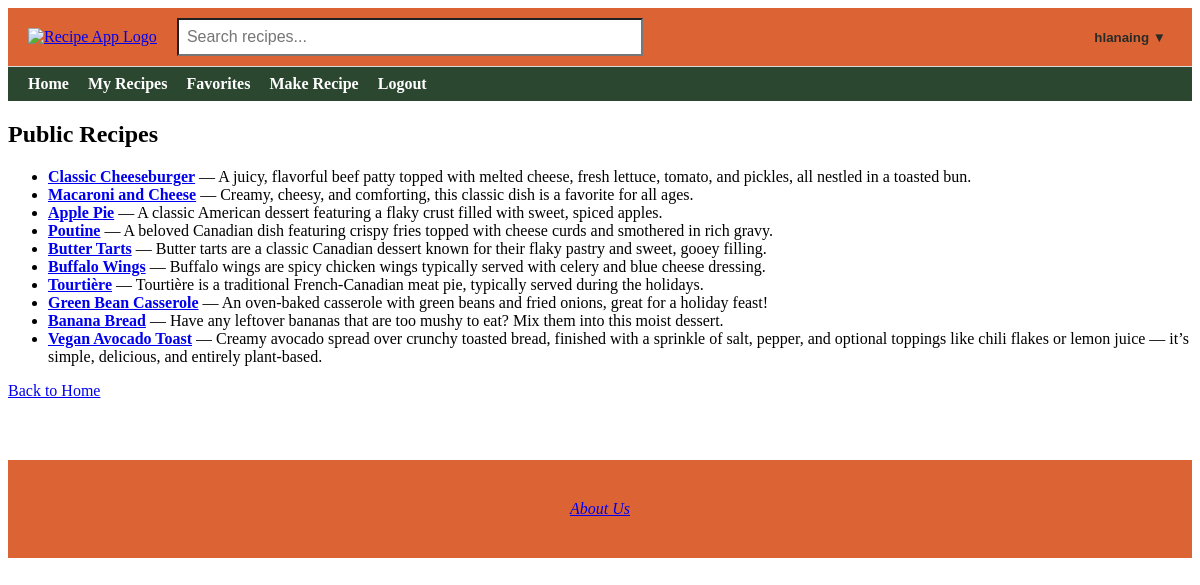
Page /visitor_recipes (signed in) on the committed database.
### app/models.py (models this page shows, shortened)
class User(db.Model, UserMixin):
    id = db.Column(db.Integer, primary_key=True)  # Unique user ID
    username = db.Column(db.String(20), unique=True, nullable=False)  # Username
    email = db.Column(db.String(120), unique=True, nullable=False)  # Email address
    password = db.Column(db.String(60), nullable=False)  # Hashed password
    recipes = db.relationship('Recipe', backref='author', lazy=True, overlaps="user,user_recipes")
    profile = db.relationship('Profile', backref='user', uselist=False)  # Relationship to profile (one-to-one)
    favorites = db.relationship(
        'Recipe',
        secondary=favorites,
        backref=db.backref('favorited_by', lazy='dynamic'),
        lazy='dynamic'
    )

class Recipe(db.Model):
    id = db.Column(db.Integer, primary_key=True)
    title = db.Column(db.String(100), nullable=False)
    description = db.Column(db.Text, nullable=False)
    ingredients = db.Column(db.Text, nullable=True)
    instructions = db.Column(db.Text, nullable=True)
    image_filename = db.Column(db.String(120), nullable=True)
    created = db.Column(db.DateTime, default=get_local_time)
    user_id = db.Column(db.Integer, db.ForeignKey('user.id'), nullable=False)
    rating_sum = db.Column(db.Integer, default=0)
    rating_count = db.Column(db.Integer, default=0)
    user = db.relationship('User', backref=db.backref('user_recipes', lazy=True), overlaps="author,recipes")
    comments = db.relationship('Comment', backref=db.backref('recipe', lazy=True)) #Relationship to comments (one-to-many)
    tags = db.relationship(
        'Tag',
        secondary=recipe_tags,
        backref=db.backref('recipes', lazy='dynamic'),
        lazy='dynamic'
    )

### app/routes.py (the view)
@app.route('/visitor_recipes')
def visitor_recipes():
    search_query = request.args.get('q', '')
    if search_query:
        recipes = Recipe.query.filter(
            or_(
                Recipe.title.ilike(f'%{search_query}%'),
                Recipe.ingredients.ilike(f'%{search_query}%')
            )
        ).all()
    else:
        recipes = Recipe.query.all()
    return render_template('visitor_recipes.html', recipes=recipes)

### app/routes.py (called while the page is built)
@login_manager.user_loader
def load_user(user_id):
    return User.query.get(int(user_id))

@app.context_processor
def inject_user():
    return dict(current_user=current_user)

### app/templates/visitor_recipes.html (shortened to what this page needs)
{% extends "base.html" %}
{% block content %}
<h2>Public Recipes</h2>
{% if recipes %}
    <ul>
        {% for recipe in recipes %}
            <li>
                <a href="{{ url_for('recipe_details', id=recipe.id) }}"><strong>{{ recipe.title }}</strong></a>
                    — {{ recipe.description }}
            </li>
        {% endfor %}
    </ul>
{% else %}
    <p>No recipes found matching your search.</p>
{% endif %}
<p><a href="{{ url_for('home') }}">Back to Home</a></p>
{% endblock %}

### app/templates/base.html (shortened to what this page needs)
<!DOCTYPE html>
<html lang="en">
<head>
</head>
<body>
    <div class="top-navbar">
        <div class="logo">
            <a href="{{ url_for('home') }}">
                <img src="{{ url_for('static', filename='spartan.png') }}" alt="Recipe App Logo">
            </a>
        </div>
        <div class="search-bar">
            <form action="{{ url_for('visitor_recipes') }}" method="get">
                <input type="text" name="q" placeholder="Search recipes...">
            </form>
        </div>
        <div class="login-link">
            {% if current_user.is_authenticated %}
                <div class="dropdown">
                    <button class="dropdown-toggle">{{ current_user.username }} ▼</button>
                </div>
            {% elif session.get('visitor_email') %}
                <a href="{{ url_for('logout') }}">Exit Visitor Mode</a>
            {% else %}
                <a href="{{ url_for('login') }}">Login</a>
            {% endif %}
        </div>
    </div>
    <div class="bottom-navbar">
    <a href="{{ url_for('home') }}" {% if request.endpoint == 'home' %}class="active"{% endif %}>Home</a>
    {% if current_user.is_authenticated %}
        <a href="{{ url_for('recipes') }}" {% if request.endpoint == 'recipes' %}class="active"{% endif %}>My Recipes</a>
        <a href="{{ url_for('view_favorites') }}" {% if request.endpoint == 'view_favorites' %}class="active"{% endif %}>Favorites</a>
        <a href="{{ url_for('make_recipe') }}" {% if request.endpoint == 'make_recipe' %}class="active"{% endif %}>Make Recipe</a>
        <a href="{{ url_for('logout') }}">Logout</a>
    {% elif session.get('visitor_email') %}
        <a href="{{ url_for('visitor_recipes') }}" {% if request.endpoint == 'visitor_recipes' %}class="active"{% endif %}>Visitor Recipes</a>
        <a href="{{ url_for('logout') }}">Exit Visitor Mode</a>
    {% else %}
        <a href="{{ url_for('login') }}" {% if request.endpoint == 'login' %}class="active"{% endif %}>Login</a>
        <a href="{{ url_for('register') }}" {% if request.endpoint == 'register' %}class="active"{% endif %}>Register</a>
    {% endif %}
    </div>
    {% block content %}{% endblock %}
    <footer>
    <a href="{{ url_for('about_us') }}">About Us</a>
</footer>
</body>
</html>

### app/templates/base.html (style rules this page uses)
.top-navbar { display: flex; align-items: center; justify-content: space-between; padding: 10px 20px; background-color: #dc6434; border-bottom: 1px solid #ddd; }
.top-navbar .logo img { height: 50px; }
.top-navbar .search-bar { flex: 1; margin: 0 20px; }
.top-navbar .search-bar input[type="text"] { width: 50%; padding: 8px; font-size: 16px; background-color: #ffffff }
.bottom-navbar { background-color: #2c4730; padding: 8px 20px; }
.bottom-navbar a { margin-right: 15px; text-decoration: none; font-weight: bold; color: #ffffff; }
footer { margin-top: 60px; padding: 40px 20px; text-align: center; background-color: #dc6434; color: #fbdb92; font-style: italic; }
.dropdown { position: relative; display: inline-block; }
.dropdown-toggle { background: none; border: none; font-weight: bold; cursor: pointer; color: #282B28; }

### rows in the picture
User: username "hlanaing"
Recipe: title "Classic Cheeseburger", description "A juicy, flavorful beef patty topped with melted cheese, fresh lettuce, tomato, and pickles, all nestled in a toasted bun."
Recipe: title "Macaroni and Cheese", description "Creamy, cheesy, and comforting, this classic dish is a favorite for all ages."
Recipe: title "Apple Pie", description "A classic American dessert featuring a flaky crust filled with sweet, spiced apples."
Recipe: title "Poutine", description "A beloved Canadian dish featuring crispy fries topped with cheese curds and smothered in rich gravy."
Recipe: title "Butter Tarts", description "Butter tarts are a classic Canadian dessert known for their flaky pastry and sweet, gooey filling."
Recipe: title "Buffalo Wings", description "Buffalo wings are spicy chicken wings typically served with celery and blue cheese dressing."
Recipe: title "Tourtière", description "Tourtière is a traditional French-Canadian meat pie, typically served during the holidays."
Recipe: title "Green Bean Casserole", description "An oven-baked casserole with green beans and fried onions, great for a holiday feast!"
Recipe: title "Banana Bread", description "Have any leftover bananas that are too mushy to eat? Mix them into this moist dessert."
Recipe: title "Vegan Avocado Toast", description "Creamy avocado spread over crunchy toasted bread, finished with a sprinkle of salt, pepper, and optional toppings like chili flakes or lemon juice — it’s simple, delicious, and entirely plant-based."
